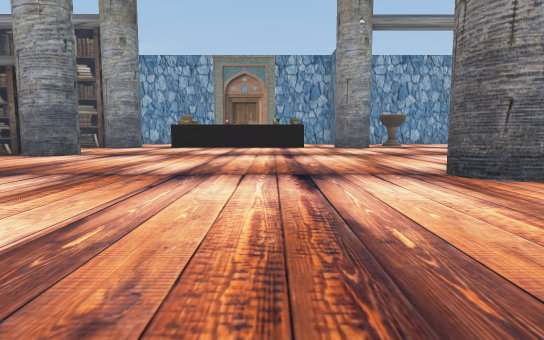
[1] (above)

24 first-person views from a walk through a 3-D level made in the Unity game engine. The camera is 1.3 m above the floor, tilts 6° down and sees 75° across. The floor is counted in squares, 2 m on a side. Each view is taken from the middle of a square. On the plan, view 1 faces up. The plan holds only what a view shows up to about 10 squares ahead; the rest is blank. The place goes on beyond the plan. The player is left out. Some animated figures are not drawn.

[2]
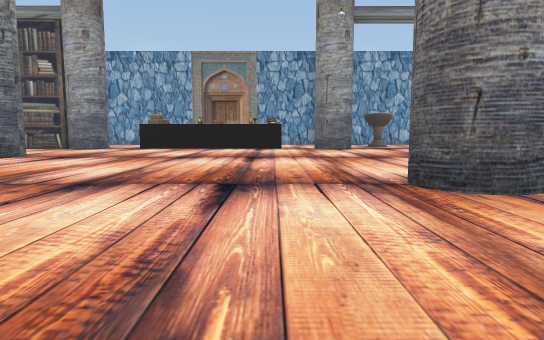

[3]
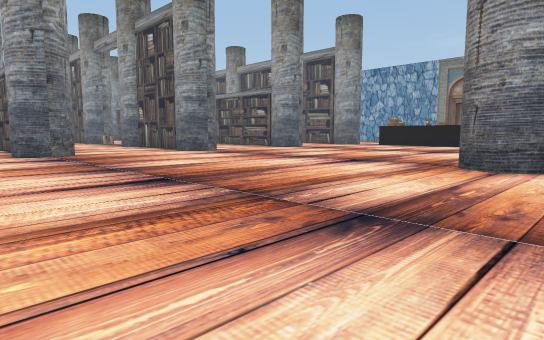

[4]
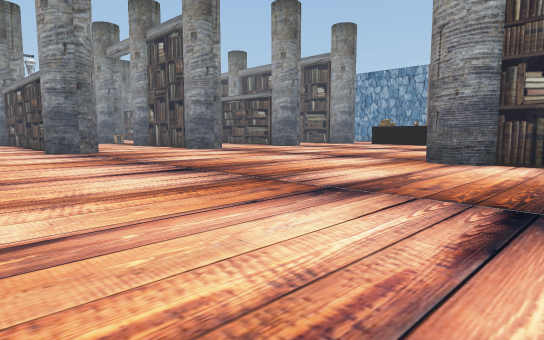

[5]
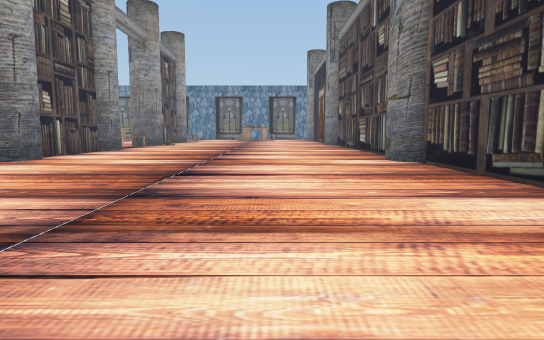

[6]
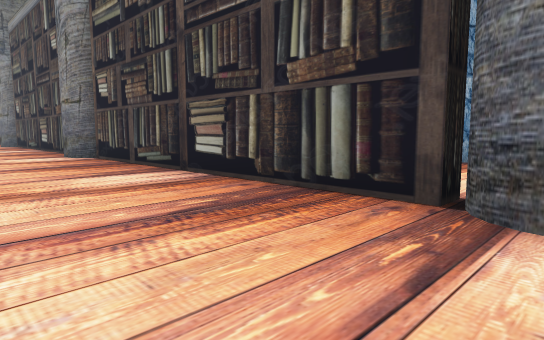

[7]
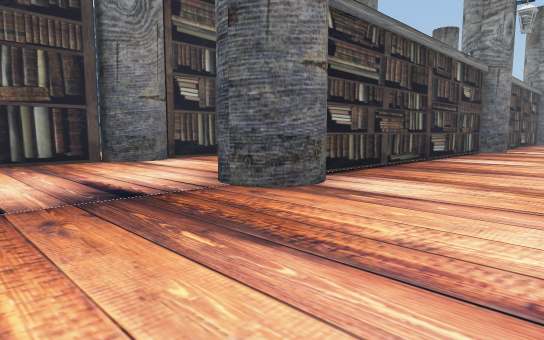

[8]
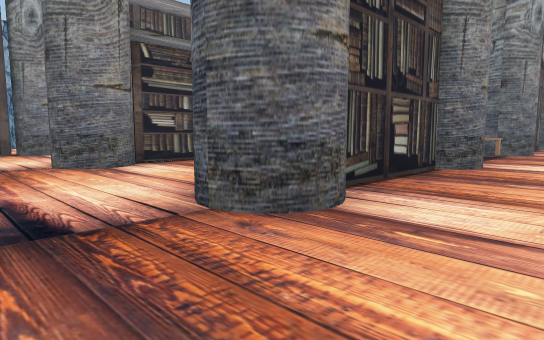

[9]
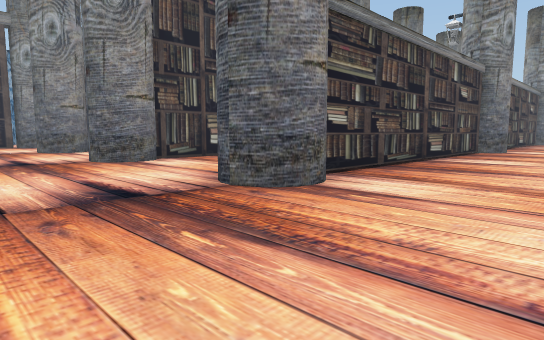

[10]
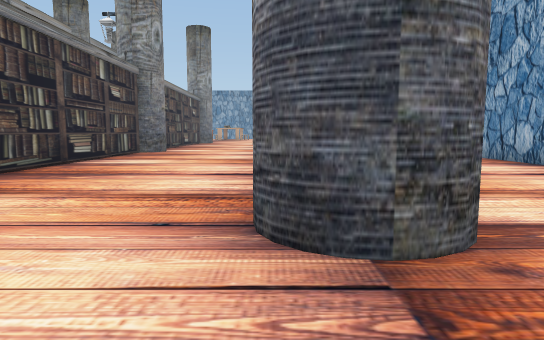

[11]
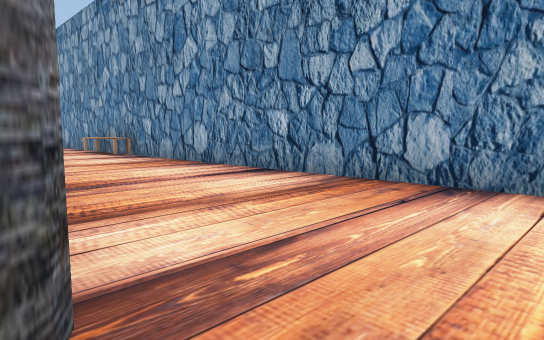

[12]
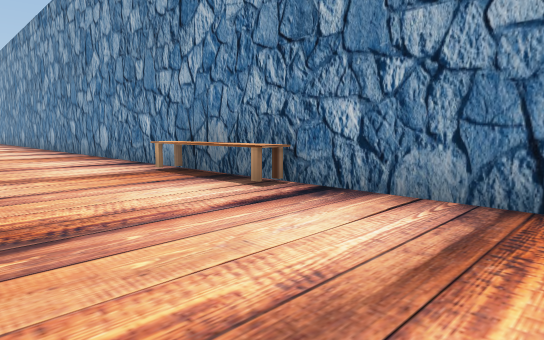

[13]
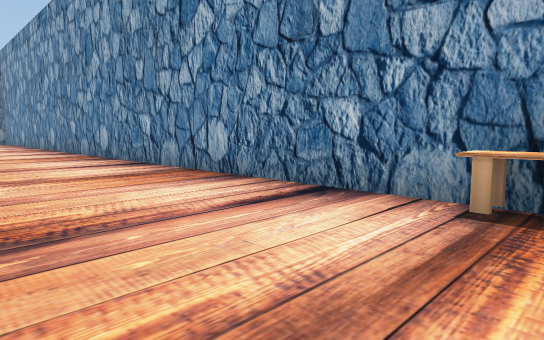

[14]
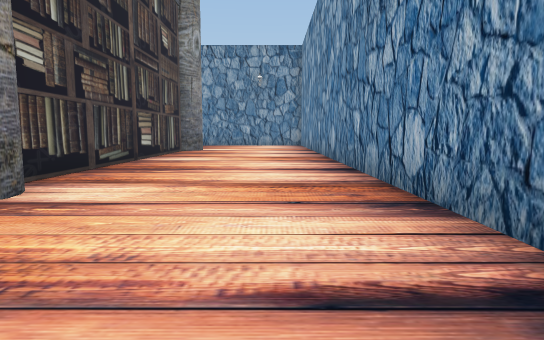

[15]
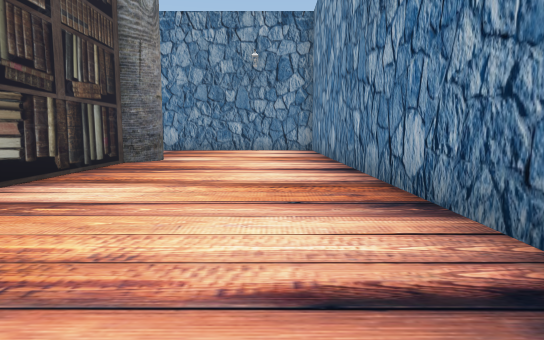

[16]
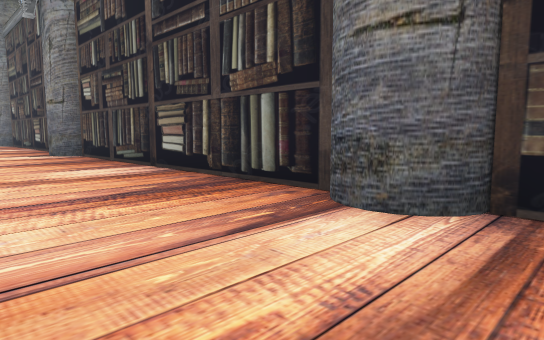

[17]
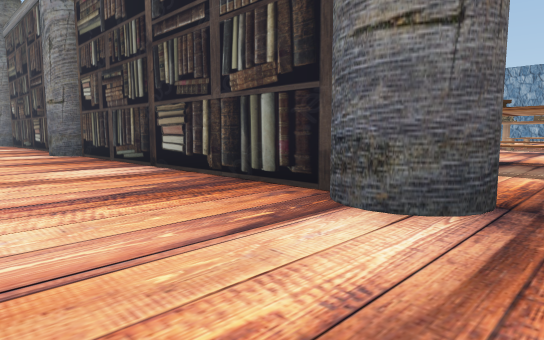

[18]
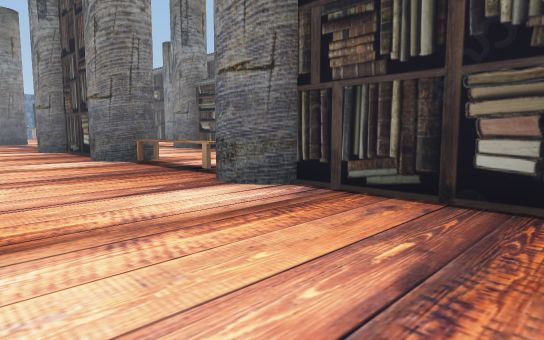

[19]
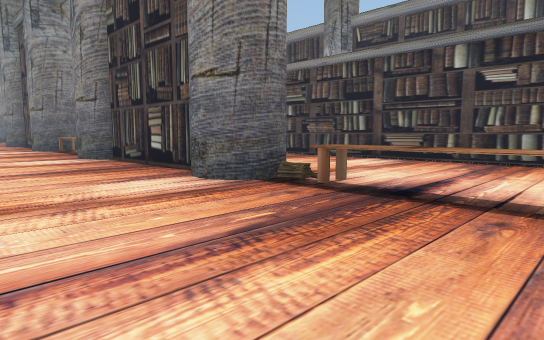

[20]
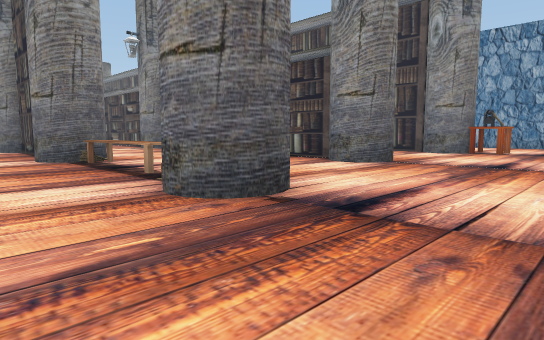

[21]
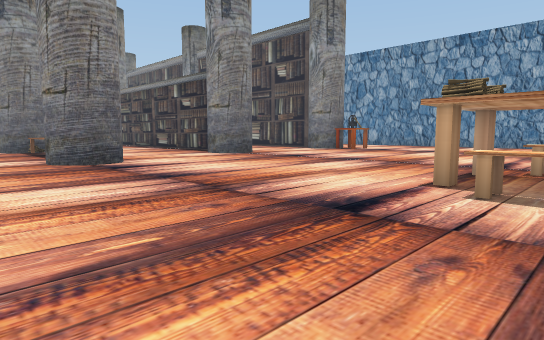

[22]
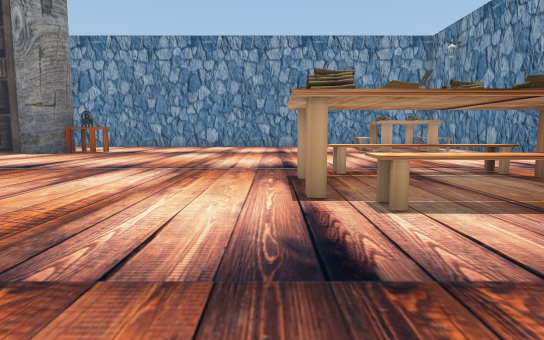

[23]
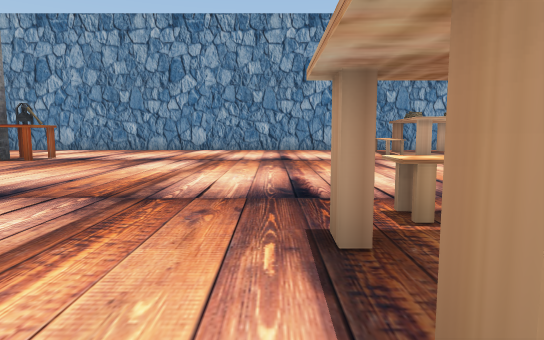

[24]
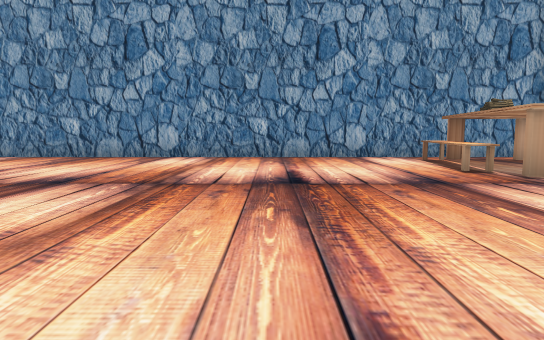

### Floor plan
Key: @ floor where view 1 was taken; # wall or solid block; . floor; O other object.
Columns run from 38 left of view 1 to 6 right of it. Each row starts with its distance up from view 1.
 21 #################################
 20 ....................OOOO..........
 19 ..................................
 18 ..................................
 17 ........................... ......
 16 .######################         #.
 15 .#                        .....##..
 14  .                      ............
 13  OO                     ............
 12  O.O                    ............
 11  ..                     .......##..........
 10  OOO                    #########..........
  9  ..         ..... .....        ............
  8   ........................... .............
  7   ........................................
  6   ........#.....#.....#....#...##........#
  5   ........# OOOO#######OOO#######........###
  4 OOOO..............       ...   .............
  3 ...................      ...................
  2 #..O...............     ....................
  1 .OOO.......########     #########............
  0 ...........#                   ##.....@......
 -1 ............                   ..............
 -2  ...........                   ..............
 -3  ...........                  ...............
 -4  ..........                  ##############.
 -5 #.........O#                   #.
 -6 .O..........                    ..
 -7 O.........                       .
 -8 O..........                      .
 -9 #...........                     .
-10 ############                     ##

Where each view was taken, in squares from view 1:
view 1: 0 up, 0 right, facing up
view 2: 1 up, 1 right, facing up
view 3: 2 down, 5 right, facing up-left
view 4: 3 down, 6 right, facing up-left
view 5: 1 down, 5 left, facing right
view 6: 1 down, 7 left, facing down-right
view 7: 4 up, 3 left, facing down-left
view 8: 8 up, 4 left, facing down-left
view 9: 14 up, 3 left, facing down-left
view 10: 15 up, 4 left, facing left
view 11: 16 up, 5 left, facing up-left
view 12: 17 up, 12 left, facing up-left
view 13: 17 up, 17 left, facing up-left
view 14: 19 up, 23 left, facing left
view 15: 19 up, 28 left, facing left
view 16: 19 up, 28 left, facing down-right
view 17: 19 up, 38 left, facing down-right
view 18: 9 up, 20 left, facing down-right
view 19: 9 up, 26 left, facing down-right
view 20: 8 up, 31 left, facing down-right
view 21: 8 up, 36 left, facing down-right
view 22: 7 up, 34 left, facing down
view 23: 4 up, 34 left, facing down
view 24: 0 up, 34 left, facing down
